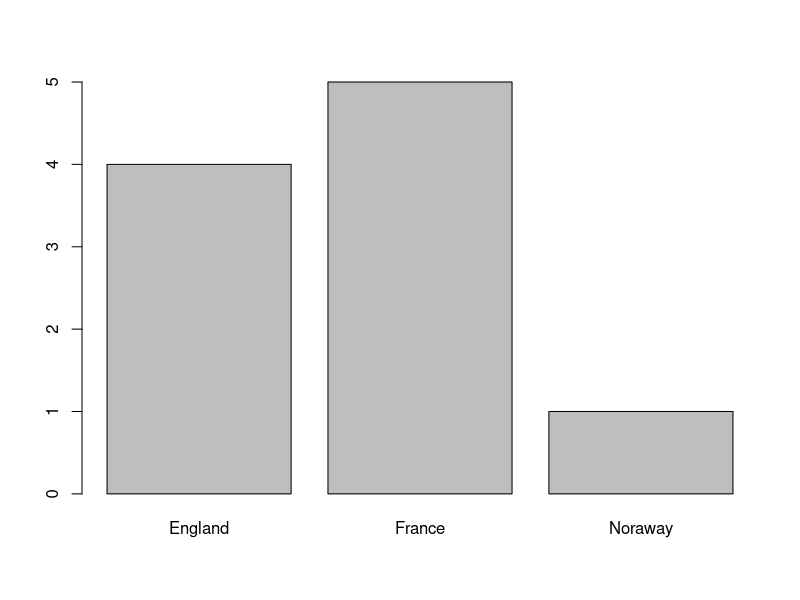
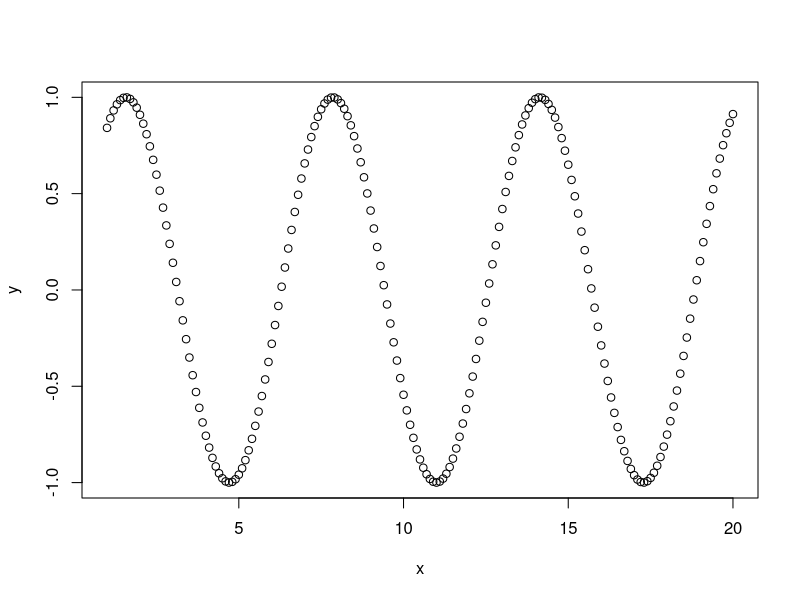
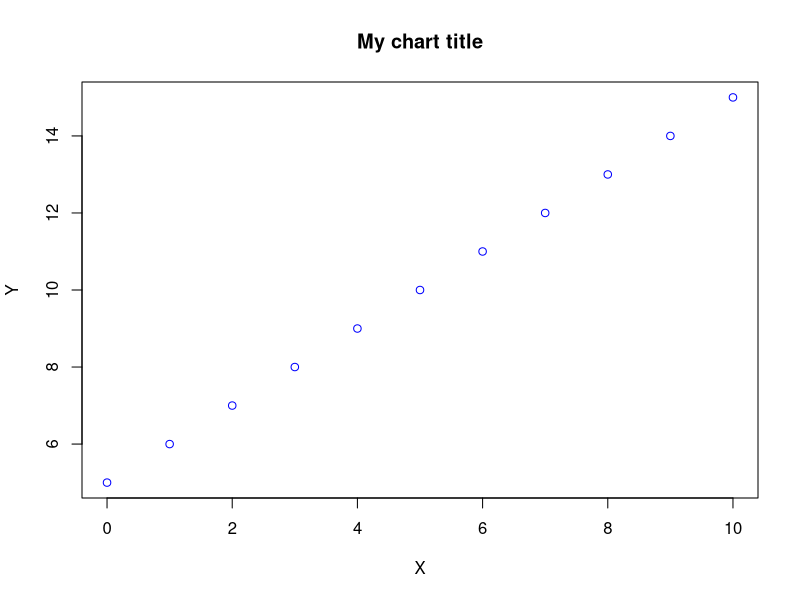
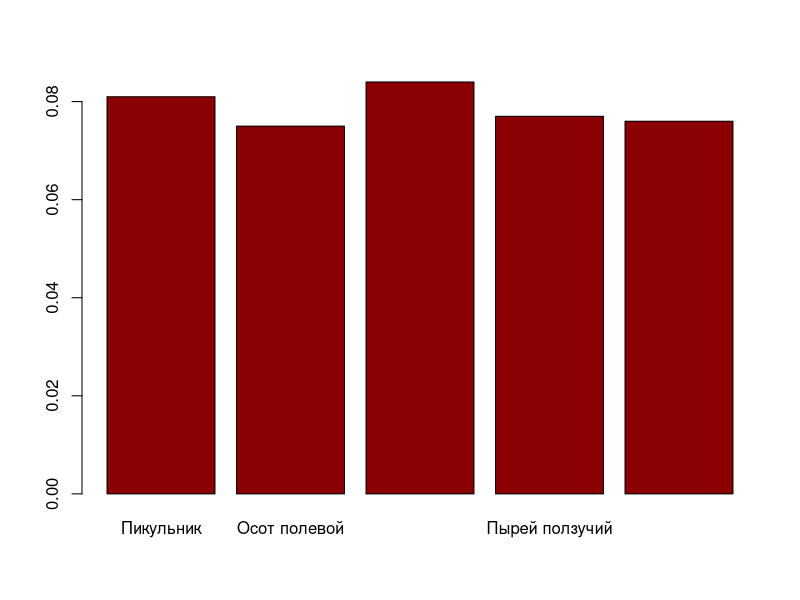
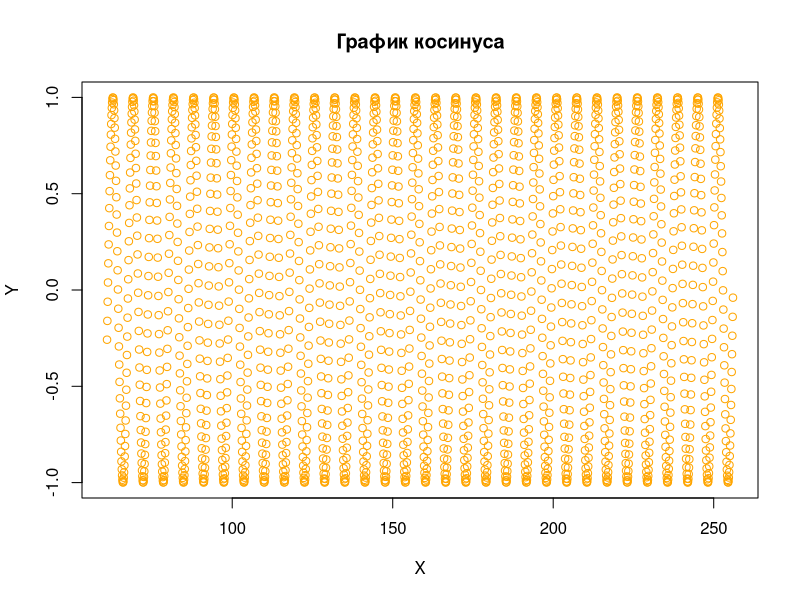

Write R code to recreate these figures, in order.



#Отчет студента 

# R - как калькулятор
7+2
20+4/5-11*7^2
((((8+3)/5)-5)*8)^4
log2(12345678)-1
16/(1+208)*log(2345)





#Отчет студента Родионова Вариант 29
#задание 1.1
#стоимость поездки на конференцию в Литву

#Оргвзнос в отеле при курсе 1€=60.49 руб
300*60.49
#Проживание в отеле при курсе 1€=60.49 руб
9*60*60.49
#Общая стоимость поездки в рублях
15216.18+300*60.49+9*60*60.49

#задание 1.2
x<-2
y=6
assign("z",5)
z
#Создание векторов
c(1,2,3)
#Создание последовательности 
1:10
#Команда seq (начало, конец, шаг)
seq(from=1,to=8,by=2)
seq (1,10,2)
#Объединение нескольких векторов 
x=c(1,2,3)
x=c(x,1:3);x
# Повторы
z=rep(0.5,6);z
# В векторе хранятся данные одного типа
test3=c(1,TRUE,"three")
test3
#задание 1.2
#последовательность цифр варианта
p=seq(101,260,6)
p
#повторы значений p
p1=rep(p,3);p1
#Объединение слов
p2=c("call","an","ambulance");p2

#Операция с векторами
a=(1:10)
a
a+2
a/3
a*4
b=2:11
a+b
#правило повтора векторов (Recycling Rule)
x<-c(2,4,5,3,-4,0)
x*5
y<-c(5,3)
x*y
z<-c(1,2,3,4)
x*z
#Измерение длины вектора
x<-c(2,4,5,3,-4,0)
length(x)
#Сравнение векторов
x=c(3:7);x
y=c(6,3,7,9,11)
y
x==y
x<y
#получение определенного значения из вектора
sentence=c("walk","the","cat")
sentence
sentence[3]
sentence[3]="dog"
sentence
#добавление значения в конец вектора
sentence[4]="to"
sentence
#создание перечня элементов в векторе
sentence[5:7]=c("the","old","park")
sentence[1:7]
#Переменной x присвоены значения
x=c(0,1,2,7,10,14,3,89)
#просмотр заданных значений вектора x
x
#выбор 6-ого значения в векторе x
x[6]
#выбор 3-8-го значений в векторе x
x[3:8]
#выбор 4-ого и 7-ого значений в векторе x
x[c(4,7)]
#выбор значений вектора x без 3-ей точки
x[-3]
#выбор значений вектора без 2-го -5-ого значений 
x[-(2:5)]
#выбор значений вектора x больше 3
x[x>3]
#Выбор значений вектора x, удовлетворяющие условию: x больше 3 меньше 70
x[x>3&x<70]
#Задание 1.3 вариант 29 Родионов
x=c(12,43,7,9,19,21,68,21,9,17)
#Выбор 5-ого значения в векторе x
x[5]
#выбор 2-7-го значений вектора x
x[2:7]
#выбор 3-ого и 6-ого значений вектора x
x[c(3,6)]
#выбор значений вектора x без 1-ой точки
x[-1]
#выор значений вектора x без 1-3 точей
x[-(1:3)]
#выбор значений вектора x больше 12
x[x>12]
#выбор значений вектора x, удовлетворяющие условию: x больше 7 меньше 17
x[x>7&x<17]
#задание имен элементам вектора
ranks=11:13; ranks
names(ranks)=c("Lena","Olja","Irina")
ranks["Irina"]
#можно задавать значение через имена
ranks["Lena"]=55
ranks
#задаем значение вектора vessels
vessels=c(4,5,1)
#присваиваем имена элементам вектора
names(vessels)=c("England","France","Noraway")
#создаем столбчатую диаграмму
barplot(vessels)
#задаем значение переменной x
x=seq(1,20,0.1)
#задаем значение переменной y
y=sin(x)
#строим график
plot(x,y)
#задаем значения переменной x
x_data=c(0:10)
#задаем значения переменной y
y_data=x_data+5
#строим график (данные,тип графика,заголовок,подписи осей,цвет точек)
plot(x_data,y_data,type="p",main="My chart title",xlab="X",ylab="Y",col="blue")

#задание 1.4
#Задаем значение вектора plants вариант 29
plants=c(0.081,0.075,0.084,0.077,0.076)
#присваиваем имена элементам вектора
names(plants)=c("Пикульник","Осот полевой","Горец вьюнковый","Пырей ползучий","Чистец болотный")
#строим график вектора plants тёмно-красного цвета
barplot(plants,col="dark red")
#строим график функций от диапозона x вариант 29
x=seq(61,256,0.1)
y=cos(x)
plot(x,y,type="p",main="График косинуса", xlab="X",ylab="Y",col="orange")
  

